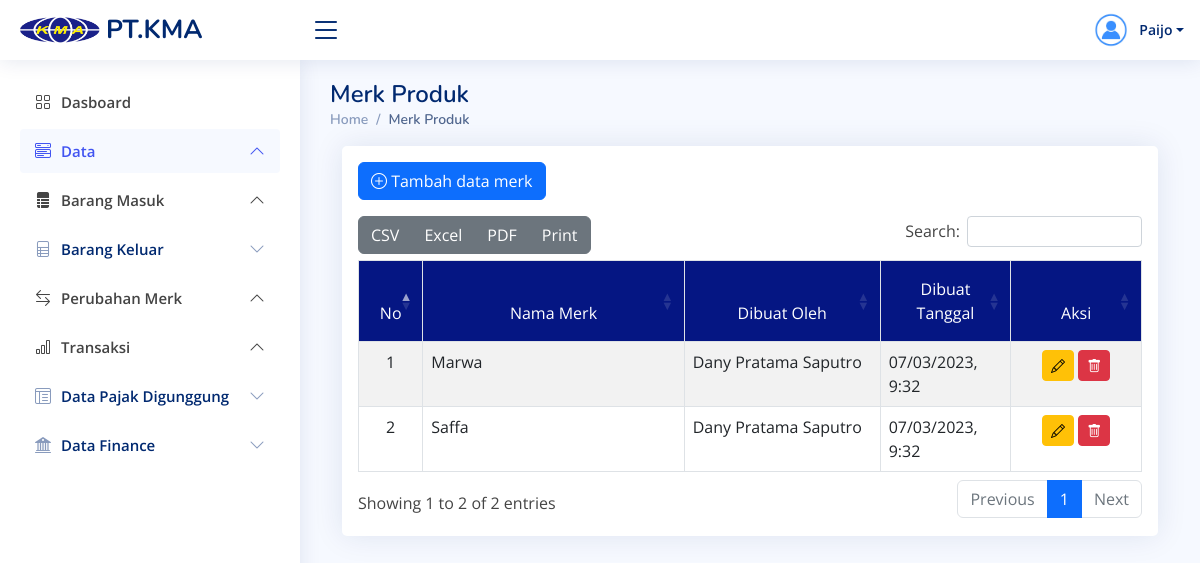
Screenshot of /merk-produk.php (signed in) with the database file from the repository.
### tables this page shows
CREATE TABLE `tb_merk` (
  `id_merk` varchar(50) NOT NULL,
  `id_user` varchar(50) NOT NULL,
  `nama_merk` varchar(50) NOT NULL,
  `created_date` varchar(50) NOT NULL
);

CREATE TABLE `user` (
  `id_user` char(20) NOT NULL,
  `id_user_role` char(20) NOT NULL,
  `nama_user` varchar(30) NOT NULL,
  `jenkel` varchar(15) NOT NULL,
  `email` varchar(75) NOT NULL,
  `username` varchar(30) NOT NULL,
  `password` varchar(300) NOT NULL,
  `created_date` varchar(30) NOT NULL
);

### merk-produk.php (the view, shortened to what this page needs)
<?php
include "akses.php";
?>
<!DOCTYPE html>
<html lang="en">
<head>
  <?php include "page/head.php"; ?>
</head>
<body>
  <?php include "page/nav-header.php" ?>
  <?php include "page/sidebar.php"; ?>
  <main id="main" class="main">
    <div class="pagetitle">
      <h1>Merk Produk</h1>
      <nav>
        <ol class="breadcrumb">
          <li class="breadcrumb-item"><a href="dashboard.php">Home</a></li>
          <li class="breadcrumb-item active">Merk Produk</li>
        </ol>
      </nav>
    </div>
    <section>
      <div class="container-fluid">
        <div class="card">
          <div class="card-body p-3">
            <a href="#" class="btn btn-primary btn-md" data-bs-toggle="modal" data-bs-target="#modal1"><i class="bi bi-plus-circle"></i> Tambah data merk</a>
            <div class="table-responsive mt-3">
              <table class="table table-striped table-bordered" id="table1">
                <thead>
                  <tr class="text-white" style="background-color: #051683;">
                    <td class="text-center p-3 col-1">No</td>
                    <td class="text-center p-3 col-4">Nama Merk</td>
                    <td class="text-center p-3 col-3">Dibuat Oleh</td>
                    <td class="text-center p-3 col-2">Dibuat Tanggal</td>
                    <td class="text-center p-3 col-2">Aksi</td>
                  </tr>
                </thead>
                <tbody>
                  <?php
                  include "koneksi.php";
                  $no = 1;
                  $sql = "SELECT * FROM tb_merk LEFT JOIN user ON(tb_merk.id_user = user.id_user) ORDER BY  nama_merk";
                  $query = mysqli_query($connect, $sql) or die(mysqli_error($connect, $sql));
                  while ($data = mysqli_fetch_array($query)) {
                    $id_merk = base64_encode($data['id_merk']);
                  ?>
                    <tr>
                      <td class="text-center"><?php echo $no; ?></td>
                      <td><?php echo $data['nama_merk']; ?></td>
                      <td><?php echo $data['nama_user']; ?></td>
                      <td><?php echo $data['created_date']; ?></td>
                      <td class="text-center">
                        <button class="btn btn-warning btn-sm" data-bs-toggle="modal" data-bs-target="#modal2" data-id="<?php echo $data['id_merk']; ?>" data-nama="<?php echo $data['nama_merk']; ?>">
                          <i class="bi bi-pencil"></i>
                        </button>
                        <a href="proses/proses-merk.php?hapus-merk=<?php echo $id_merk; ?>" class="btn btn-danger btn-sm delete-data"><i class="bi bi-trash"></i></a>
                      </td>
                    </tr>
                    <?php $no++ ?>
                  <?php } ?>
                </tbody>
              </table>
            </div>
          </div>
        </div>
      </div>
    </section>
  </main>
</body>
</html>

### assets/css/style.css (style rules this page uses)
:root { scroll-behavior: smooth; }
body { font-family: "Open Sans", sans-serif; background: #f6f9ff; color: #444444; }
h1, h2, h3, h4, h5, h6 { font-family: "Nunito", sans-serif; }
#main { margin-top: 60px; padding: 20px 30px; transition: all 0.3s; }
.pagetitle { margin-bottom: 10px; }
.pagetitle h1 { font-size: 24px; margin-bottom: 0; font-weight: 600; color: #012970; }
.card { margin-bottom: 30px; border: none; border-radius: 5px; box-shadow: 0px 0 30px rgba(1, 41, 112, 0.1); }
.card-body { padding: 0 20px 20px 20px; }
.breadcrumb { font-size: 14px; font-family: "Nunito", sans-serif; color: #899bbd; font-weight: 600; }
.breadcrumb a { color: #899bbd; transition: 0.3s; }
.breadcrumb .breadcrumb-item::before { color: #899bbd; }
.breadcrumb .active { color: #51678f; font-weight: 600; }
@media (min-width: 1200px) { #main, #footer { margin-left: 300px; } }

### rows the page displays
tb_merk: nama_merk "Marwa", id_user.nama_user "Dany Pratama Saputro", id_user.created_date "07/03/2023, 9:32"
tb_merk: nama_merk "Saffa", id_user.nama_user "Dany Pratama Saputro", id_user.created_date "07/03/2023, 9:32"

### other values shown
$_SESSION['tiket_nama'] "Paijo"
